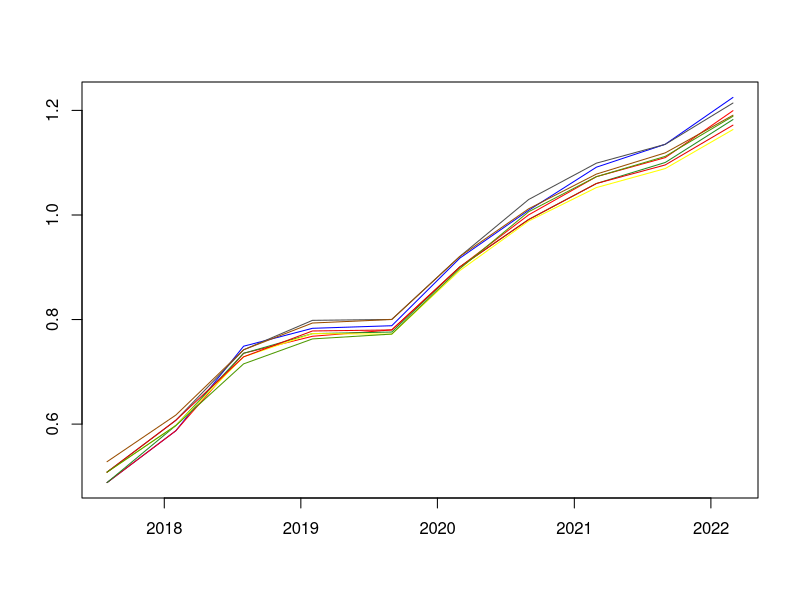
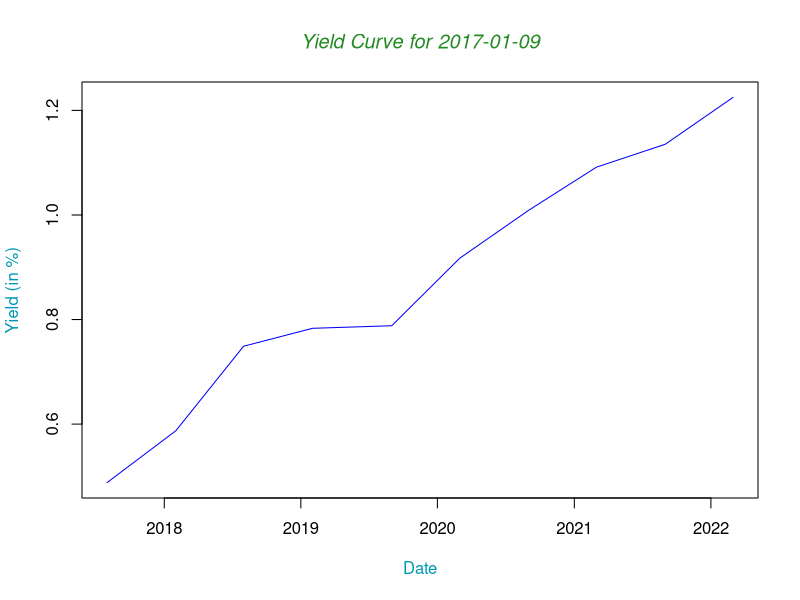
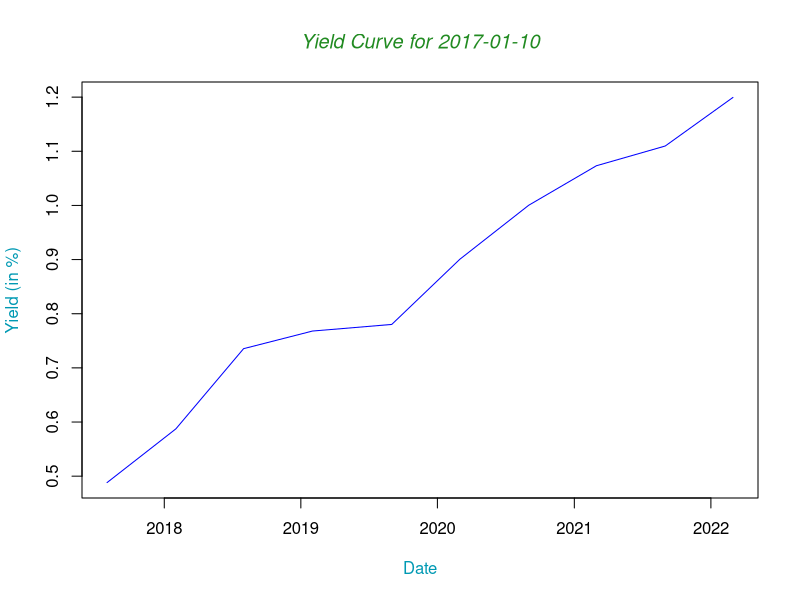
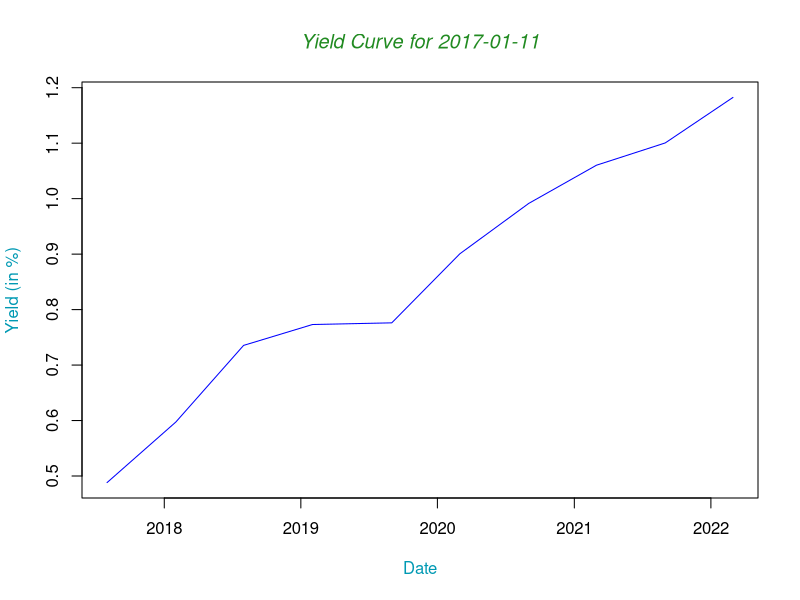
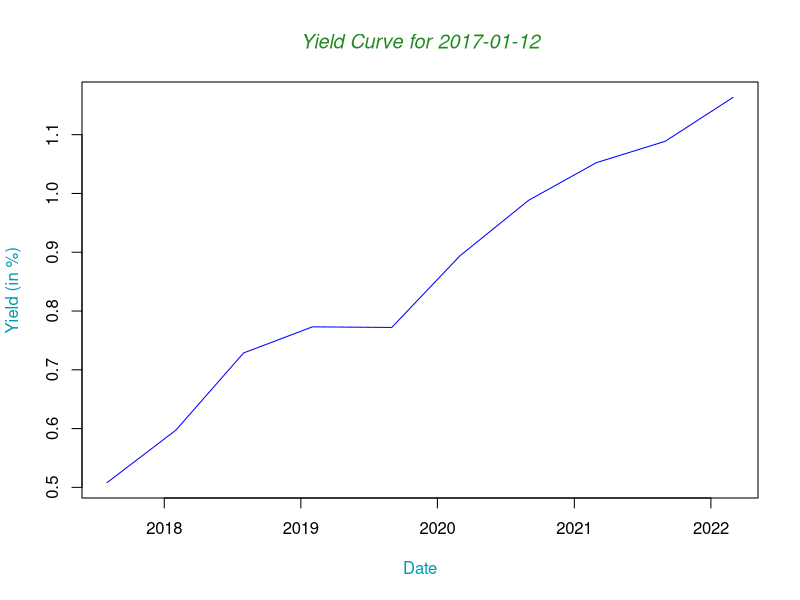
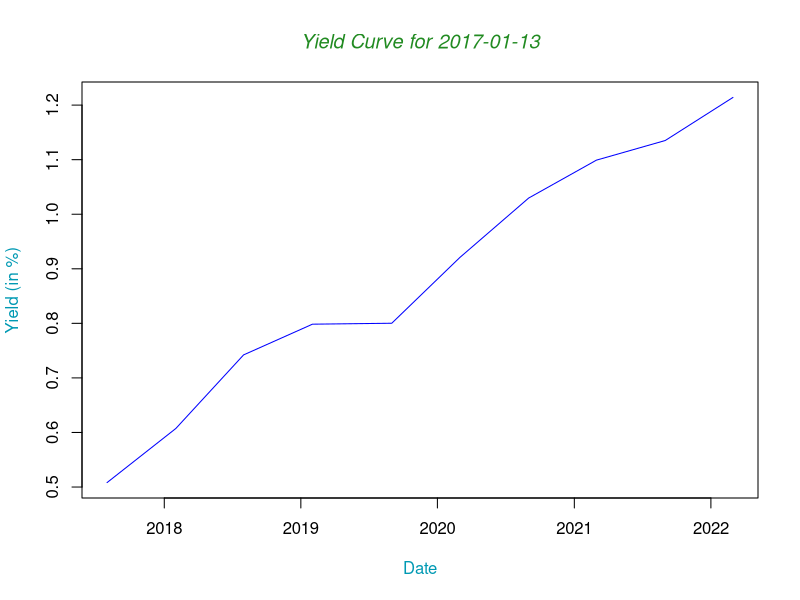
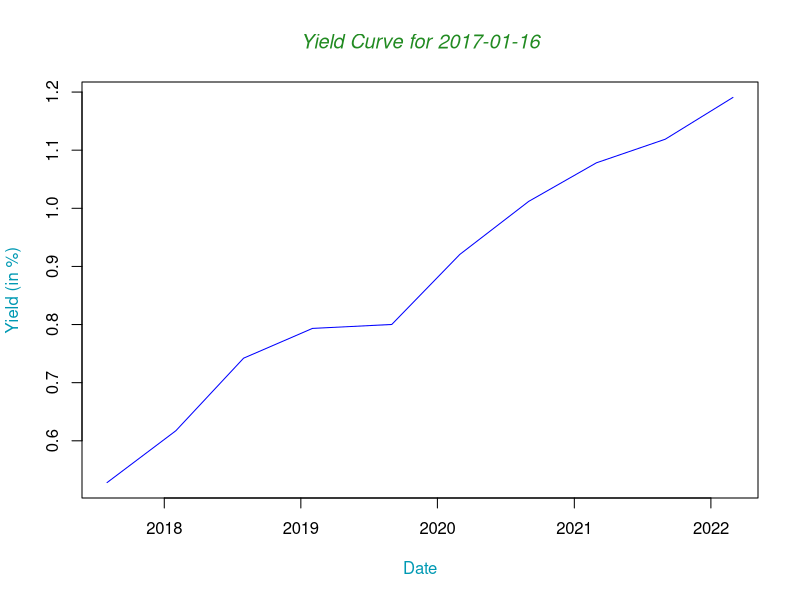
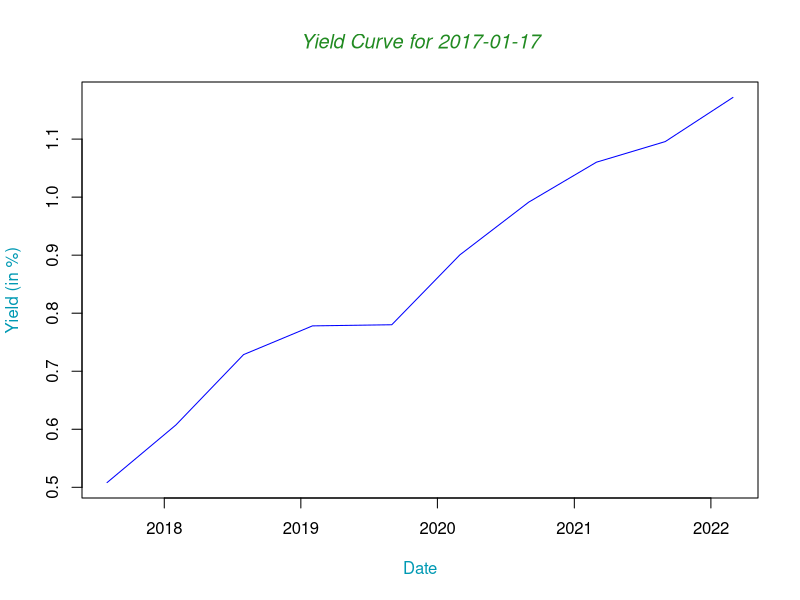

The R script that drew these images, in order: (Note: this script raises an error after producing the figures.)
####Part 1####

#Install and load packages to be used

library(lubridate)


#Set working directory
setwd("~/Documents/Mathematical_Finance")

#Import data
bonds<-read.csv("Complete_Data.csv", header=F)

#Manipulate and select relevent data
bonds<-as.data.frame(bonds)
View(bonds)
bonds<-bonds[,c(1:6)]
bonds<-bonds[-c(1:3, 48:51, 96:99, 144:147, 192:195, 240:243, 
                288:292, 336:339, 384:387, 432:435),]
rownames(bonds) <- seq(length=nrow(bonds))
bonds[,3]<-as.Date(bonds[,3], "%Y-%B-%d")
bonds[,6]<-as.Date(bonds[,6], "%Y-%B-%d")
colnames(bonds) <- c("country","coupon", 
                     "effmaturity", "price", "ytm", "date")

#Find when dates change
chgdate<-c(0, 44, 44*2, 44*3, 44*4, 44*5, 44*6, 
           44*7, 44*8, 44*8+43, 44*8+43*2)
c((chgdate[10]+1):chgdate[11])

#Initialize a date vector
x<-rep(as.Date("2017-01-20"), 10)
X<-data.frame(x, x, x, x, x, x, x, x, x, x)

#Loop to set dates of interest
for( j in c(1:10)){
  for (i in c(1:10)) {
    month(X[i,j])<-month(X[i,j])+6*i
  }
}
colnames(X)<-unique(bonds$date)
View(X)

#Intialize another date vector, and perform a loop
#that selects the closest date to that of our interest
#In 6 month intervals
y<-rep(1, 10)
Y<-data.frame(y, y, y, y, y, y, y, y, y, y)
for (j in c(1:10)) {
  for (i in c(1:10)) {
    Y[i,j]<-which(abs(bonds[c((chgdate[j]+1):chgdate[j+1]),3]
                      -X[i,j]) == min(abs(bonds[c((chgdate[j]+1):chgdate[j+1]),3]-X[i,j])))
  }
}
View(Y)


for (i in c(1:10)) {
  X[,i]<-bonds[(chgdate[i]+c(Y[,i])),3]
}

chgdatetotal<-c(chgdate[1]+c(Y[,1]), chgdate[2]+c(Y[,2]),
                chgdate[3]+c(Y[,3]), chgdate[4]+c(Y[,4]),
                chgdate[5]+c(Y[,5]), chgdate[6]+c(Y[,6]),
                chgdate[7]+c(Y[,7]), chgdate[8]+c(Y[,8]),
                chgdate[9]+c(Y[,9]), chgdate[10]+c(Y[,10]))
chgdatetotal

#reduce dataframe to data of interest

subbonds<-bonds[chgdatetotal,]
View(subbonds)
rownames(subbonds) <- seq(length=nrow(subbonds))

#Some quick alterations
subbonds[,1]<-as.character(subbonds[,1])
subbonds[,2]<-as.numeric(as.character(subbonds[,2]))
subbonds[,4]<-as.numeric(as.character(subbonds[,4]))
subbonds[,5]<-as.numeric(as.character(subbonds[,5]))


#Compute yields

r<-rep(1, 10)
R<-data.frame(r, r, r, r, r, r, r, r, r, r)
for (j in c(1:10)) {
  R[1,j]<-((subbonds[(10*j-9),4])/((subbonds[(10*j-9),2])/2+100))^-1-1
}
View(R)

for (j in c(1:10)) {
  for (i in c(2:10)) {
    R[i,j]<-((subbonds[((10*j-10)+i),4]-sum((subbonds[((10*j-10)+i),2]/2)/((1+R[c(1:(i-1)),j])^(c(1:(i-1))))))*(100+subbonds[((10*j-10)+i),2]/2)^(-1))^(-1/i)-1
  }
}

R<-2*R
R<-as.data.frame(unlist(R))
colnames(R)<-c("yield")
rownames(R) <- seq(length=nrow(R))

subbonds<-data.frame(subbonds, R)


#### Plots ####

plot_colours <- c("blue", "red", "forestgreen", "yellow", rgb(0.3,0.3,.3), rgb(0.6,0.3,0), rgb(.9,0,0), rgb(0.3,0.6,0), rgb(0.3,0,.6), rgb(0,0.3,.6))
plot_colours1 <- plot_colours[c(1,2)]

for (i in c(1:10)) {
  pdf(file=paste("~/Documents/Mathematical_Finance/", paste("Yield_Curve_", subbonds[10*i-9,6], ".pdf", sep=""), sep=""), width = 10, height = 6)
  plot(subbonds[c((10*i-9):(10*i)),3], 100*subbonds[c((10*i-9):(10*i)),7], type="l", col=plot_colours1[1], ann=FALSE)
  title(main=paste("Yield Curve for ", subbonds[10*i-9,6], sep=""), col.main="forestgreen", font.main=3)
  title(xlab="Date", col.lab=rgb(0,0.6,.7))
  title(ylab="Yield (in %)" , col.lab=rgb(0,0.6,.7))
  dev.off()
}

plot(subbonds[c((1):(10)),3], 100*subbonds[c(1:10),7], type="l", col=plot_colours[1], ann=FALSE)
lines(subbonds[c((10*2-9):(10*2)),3], 100*subbonds[c((10*2-9):(10*2)),7], type="l", 
      lty=1, col=plot_colours[2])
lines(subbonds[c((10*3-9):(10*3)),3], 100*subbonds[c((10*3-9):(10*3)),7], type="l", 
      lty=1, col=plot_colours[3])
lines(subbonds[c((10*4-9):(10*4)),3], 100*subbonds[c((10*4-9):(10*4)),7], type="l", 
      lty=1, col=plot_colours[4])
lines(subbonds[c((10*5-9):(10*5)),3], 100*subbonds[c((10*5-9):(10*5)),7], type="l", 
      lty=1, col=plot_colours[5])
lines(subbonds[c((10*6-9):(10*6)),3], 100*subbonds[c((10*6-9):(10*6)),7], type="l", 
      lty=1, col=plot_colours[6])
lines(subbonds[c((10*7-9):(10*7)),3], 100*subbonds[c((10*7-9):(10*7)),7], type="l", 
      lty=1, col=plot_colours[7])
lines(subbonds[c((10*8-9):(10*8)),3], 100*subbonds[c((10*8-9):(10*8)),7], type="l", 
      lty=1, col=plot_colours[8])
lines(subbonds[c((10*9-9):(10*9)),3], 100*subbonds[c((10*i-9):(10*9)),7], type="l", 
      lty=1, col=plot_colours[9])
lines(subbonds[c((10*10-9):(10*10)),3], 100*subbonds[c((10*i-10):(10*10)),7], type="l", 
      lty=1, col=plot_colours[10])

title(main="All Yield Curves", 
      col.main="forestgreen", font.main=4)
title(xlab="Date", col.lab=rgb(0,0.6,.7))
title(ylab="Yield (in %)" , col.lab=rgb(0,0.6,.7))
legend(as.Date("2017-08-01"), 1.2, paste("Yield Curve for ", subbonds[c(1,11,21,31,41,51,61,71,81,91),6], sep=""), lty=c(1,1), 
       lwd=c(2,2),cex=.8, bty = "n", col=plot_colours)

#### Forward Rates ####

Ryrs<-as.data.frame(R[c(c(1:100)%%2==0),])
View(Ryrs)
colnames(Ryrs)<-c("yield")
Ryrs<-as.vector(t(Ryrs))

f<-rep(1,10)
f<-data.frame(f,f,f,f,f,f,f,f,f,f)
View(f)

g<-rep(1,4)
f1<-data.frame(g,g,g,g,g,g,g,g,g,g)
for (j in c(1:10)) {
  for (i in c(1:4)) {
    f1[i,j]<-(1+Ryrs[j*5-4+i])^(i+1)*(1+Ryrs[j*5-5+i])^(-(i))-1
  }
}
h<-rep(1,3)
f2<-data.frame(h,h,h,h,h,h,h,h,h,h)
for (j in c(1:10)) {
  for (i in c(1,2,3)) {
    f2[i,j]<-((1+Ryrs[j*5-3+i])^(2+i)*(1+Ryrs[j*5-5+i])^(-(i)))^(1/2)-1
  }
}
k<-rep(1,2)
f3<-data.frame(k,k,k,k,k,k,k,k,k,k)
for (j in c(1:10)) {
  for (i in c(1,2)) {
    f3[i,j]<-((1+Ryrs[j*5-2+i])^(3+i)*(1+Ryrs[j*5-5+i])^(-(i)))^(1/3)-1
  }
}
f4<-data.frame(c(1),c(1),c(1),c(1),c(1),c(1),c(1),c(1),c(1),c(1))
for (j in c(1:10)) {
  f4[1,j]<-((1+Ryrs[j*5])^(5)*(1+Ryrs[j*5-4])^(-(1)))^(1/4)-1
}
f[c(1, 5, 8, 10),]<-f1
f[c(2,6,9),]<-f2
f[c(3,7),]<-f3
f[c(4),]<-f4

colnames(f)<-unique(subbonds[,6])
rownames(f)<-c("f12", "f13", "f14", "f15", "f23", "f24", "f25", "f34",
               "f35", "f45")

####Working Area####

timing<-rep(1, 50)
for (i in c(1:50)) {
  timing[i]<-timing[i]+2*(i-1)+1
}

bondsyr<-subbonds[timing, ]
View(bondsyr)
rownames(bondsyr) <- seq(length=nrow(bondsyr))
